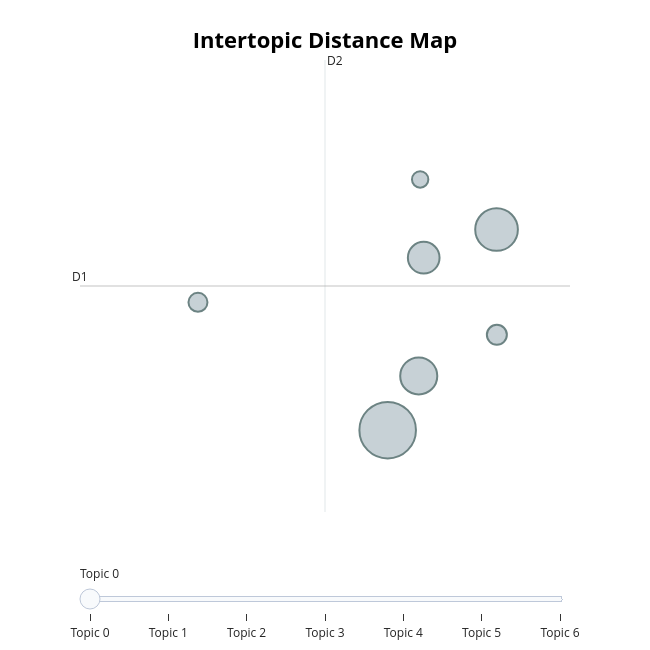

Notebook cell for this chart:
### Code cell
topic_model.visualize_topics()

### Figure 1 — Plotly figure (JSON) as saved in the notebook; plotly's stock layout.template omitted (floating-point values rounded to 4 significant figures)
{"data": [{"customdata": [[0, "studi | percorso | corso | deciso | to", 752], [1, "altra | iscrizione | ateneo | immatricolazione | presso", 428], [2, "motivi | impossibilità | lavoro | personali | lavorativi", 323], [3, "cambio | facoltà | corso | università | studi", 236], [4, "scelta | sbagliata | percorso | sbagliato | studi", 94], [5, "medicina | chirurgia | facoltà | presso | immatricolazione", 85], [6, "trasferimento | ateneo | passaggio | presso | altra", 63]], "hovertemplate": "<b>Topic %{customdata[0]}</b><br>%{customdata[1]}<br>Size: %{customdata[2]}", "legendgroup": "", "marker": {"color": "#B0BEC5", "size": [752, 428, 323, 236, 94, 85, 63], "sizemode": "area", "sizeref": 0.47, "symbol": "circle", "line": {"color": "DarkSlateGrey", "width": 2}}, "mode": "markers", "name": "", "orientation": "v", "showlegend": false, "x": [-4.544, -3.715, -4.308, -4.27, -3.713, -5.989, -4.297], "xaxis": "x", "y": [5.76, 7.878, 6.332, 7.581, 6.766, 7.109, 8.406], "yaxis": "y", "type": "scatter"}], "layout": {"xaxis": {"anchor": "y", "domain": [0.0, 1.0], "title": {"text": ""}, "visible": false, "range": [-6.887, -3.156]}, "yaxis": {"anchor": "x", "domain": [0.0, 1.0], "title": {"text": ""}, "visible": false, "range": [4.896, 9.667]}, "legend": {"tracegroupgap": 0, "itemsizing": "constant"}, "margin": {"t": 60}, "title": {"font": {"size": 22, "color": "Black"}, "text": "<b>Intertopic Distance Map</b>", "y": 0.95, "x": 0.5, "xanchor": "center", "yanchor": "top"}, "hoverlabel": {"font": {"size": 16, "family": "Rockwell"}, "bgcolor": "white"}, "width": 650, "height": 650, "sliders": [{"active": 0, "pad": {"t": 50}, "steps": [{"args": [{"marker.color": [["red", "#B0BEC5", "#B0BEC5", "#B0BEC5", "#B0BEC5", "#B0BEC5", "#B0BEC5"]]}], "label": "Topic 0", "method": "update"}, {"args": [{"marker.color": [["#B0BEC5", "red", "#B0BEC5", "#B0BEC5", "#B0BEC5", "#B0BEC5", "#B0BEC5"]]}], "label": "Topic 1", "method": "update"}, {"args": [{"marker.color": [["#B0BEC5", "#B0BEC5", "red", "#B0BEC5", "#B0BEC5", "#B0BEC5", "#B0BEC5"]]}], "label": "Topic 2", "method": "update"}, {"args": [{"marker.color": [["#B0BEC5", "#B0BEC5", "#B0BEC5", "red", "#B0BEC5", "#B0BEC5", "#B0BEC5"]]}], "label": "Topic 3", "method": "update"}, {"args": [{"marker.color": [["#B0BEC5", "#B0BEC5", "#B0BEC5", "#B0BEC5", "red", "#B0BEC5", "#B0BEC5"]]}], "label": "Topic 4", "method": "update"}, {"args": [{"marker.color": [["#B0BEC5", "#B0BEC5", "#B0BEC5", "#B0BEC5", "#B0BEC5", "red", "#B0BEC5"]]}], "label": "Topic 5", "method": "update"}, {"args": [{"marker.color": [["#B0BEC5", "#B0BEC5", "#B0BEC5", "#B0BEC5", "#B0BEC5", "#B0BEC5", "red"]]}], "label": "Topic 6", "method": "update"}]}], "shapes": [{"line": {"color": "#CFD8DC", "width": 2}, "type": "line", "x0": -5.021, "x1": -5.021, "y0": 4.896, "y1": 9.667}, {"line": {"color": "#9E9E9E", "width": 2}, "type": "line", "x0": -6.887, "x1": -3.156, "y0": 7.281, "y1": 7.281}], "annotations": [{"showarrow": false, "text": "D1", "x": -6.887, "y": 7.281, "yshift": 10}, {"showarrow": false, "text": "D2", "x": -5.021, "xshift": 10, "y": 9.667}]}}
